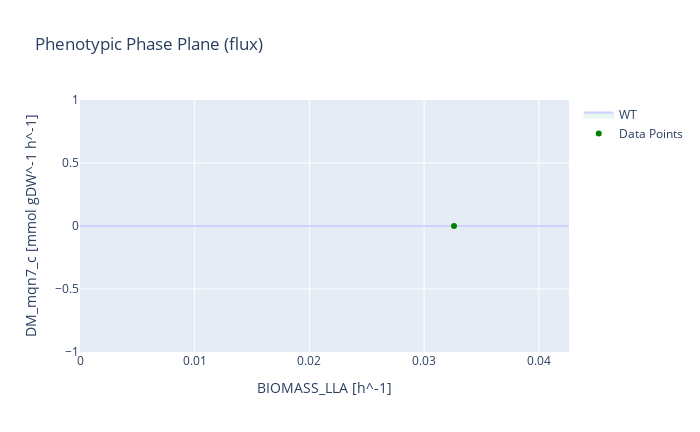

Notebook cell for this chart:
### Code cell
p = phenotypic_phase_plane(model, variables=['BIOMASS_LLA'], objective='DM_mqn7_c')
p.plot(plotter, points=[(growth, mqn7_production)])

### Figure 1 — Plotly figure (JSON) as saved in the notebook; plotly's stock layout.template omitted (floating-point values rounded to 4 significant figures)
{"data": [{"fill": "toself", "fillcolor": "#B3E2CD", "hoverinfo": "none", "marker": {"line": {"color": "#B3E2CD"}, "opacity": 0.3}, "mode": "lines", "name": "WT", "opacity": 0.3, "type": "scatter", "x": [2.953e-16, 0.002244, 0.004488, 0.006732, 0.008976, 0.01122, 0.01346, 0.01571, 0.01795, 0.0202, 0.02244, 0.02468, 0.02693, 0.02917, 0.03141, 0.03366, 0.0359, 0.03815, 0.04039, 0.04263, 0.04263, 0.04039, 0.03815, 0.0359, 0.03366, 0.03141, 0.02917, 0.02693, 0.02468, 0.02244, 0.0202, 0.01795, 0.01571, 0.01346, 0.01122, 0.008976, 0.006732, 0.004488, 0.002244, 2.953e-16], "y": [0, 0, 0, 0, 0, 0, 0, 0, 0, 0, 0, 0, 0, 0, 0, 0, 0, 0, 0, 0, 0, 0, 0, 0, 0, 0, 0, 0, 0, 0, 0, 0, 0, 0, 0, 0, 0, 0, 0, 0]}, {"marker": {"color": "green"}, "mode": "markers", "name": "Data Points", "type": "scatter", "x": [0.03261], "y": [0]}], "layout": {"height": 432, "title": {"text": "Phenotypic Phase Plane (flux)"}, "width": 700, "xaxis": {"title": {"text": "BIOMASS_LLA [h^-1]"}}, "yaxis": {"title": {"text": "DM_mqn7_c [mmol gDW^-1 h^-1]"}}}}
